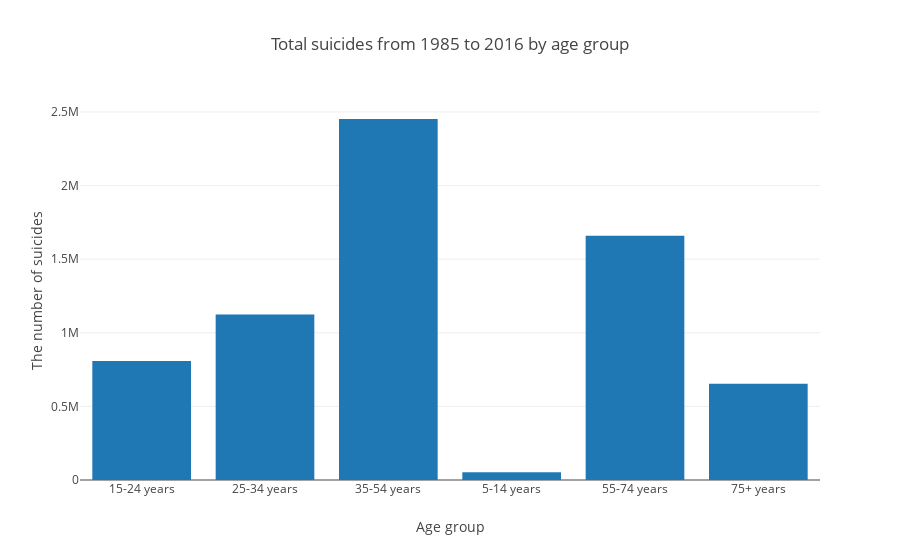

Notebook code for this chart:
### Markdown cell above
Также будем использовать библиотеку plotly.

### Code cell
trace0 = go.Bar(
    x=master_su.index,
    y=master_su.suicides_no,
    name='suicides_no'
)

data = [trace0]
layout = {'title': 'Total suicides from 1985 to 2016 by age group',
         'xaxis': {'title': 'Age group'},
         'yaxis': {'title': 'The number of suicides'}
}

fig = go.Figure(data=data, layout=layout)

iplot(fig, show_link=False)

### Figure 1 — Plotly figure (JSON) as saved in the notebook; plotly's stock layout.template omitted (floating-point values rounded to 4 significant figures)
{"data": [{"name": "suicides_no", "type": "bar", "uid": "ca4dca0b-6496-4aeb-8501-9d2c62affa30", "x": ["15-24 years", "25-34 years", "35-54 years", "5-14 years", "55-74 years", "75+ years"], "y": [808542, 1123912, 2452141, 52264, 1658443, 653118]}], "layout": {"title": "Total suicides from 1985 to 2016 by age group", "xaxis": {"title": "Age group"}, "yaxis": {"title": "The number of suicides"}}}
